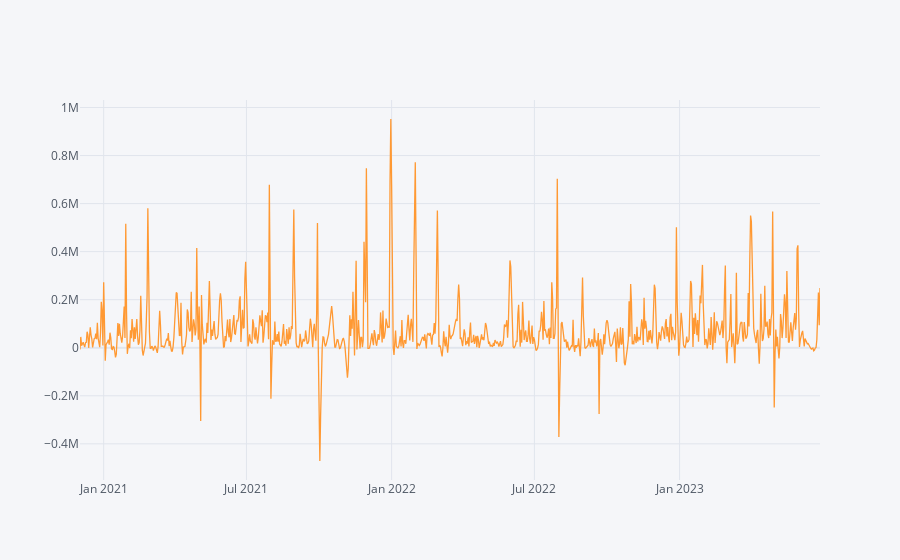

The notebook cell saved with this chart:
### Code cell
data['Sales_Value'].iplot()

### Figure 1 — Plotly figure (JSON) as saved in the notebook; plotly's stock layout.template omitted (floating-point values rounded to 4 significant figures; data arrays with more than 128 entries replaced by an {"elided": "..."} marker saying what was removed)
{"data": [{"line": {"color": "rgba(255, 153, 51, 1.0)", "dash": "solid", "shape": "linear", "width": 1.3}, "mode": "lines", "name": "Sales_Value", "text": "", "type": "scatter", "x": {"elided": "939 str values"}, "y": {"elided": "939 float values"}}], "layout": {"legend": {"bgcolor": "#F5F6F9", "font": {"color": "#4D5663"}}, "paper_bgcolor": "#F5F6F9", "plot_bgcolor": "#F5F6F9", "title": {"font": {"color": "#4D5663"}}, "xaxis": {"gridcolor": "#E1E5ED", "showgrid": true, "tickfont": {"color": "#4D5663"}, "title": {"font": {"color": "#4D5663"}, "text": ""}, "zerolinecolor": "#E1E5ED"}, "yaxis": {"gridcolor": "#E1E5ED", "showgrid": true, "tickfont": {"color": "#4D5663"}, "title": {"font": {"color": "#4D5663"}, "text": ""}, "zerolinecolor": "#E1E5ED"}}}
